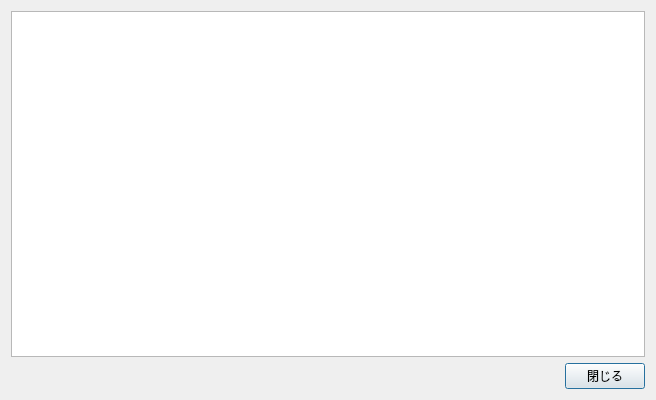
<?xml version="1.0" encoding="UTF-8"?>
<ui version="4.0">
 <class>About</class>
 <widget class="QDialog" name="About">
  <property name="geometry">
   <rect>
    <x>0</x>
    <y>0</y>
    <width>656</width>
    <height>400</height>
   </rect>
  </property>
  <property name="windowTitle">
   <string>Dialog</string>
  </property>
  <layout class="QVBoxLayout" name="verticalLayout" stretch="1,0">
   <item>
    <layout class="QGridLayout" name="gridLayout">
     <item row="0" column="0">
      <widget class="QTextBrowser" name="textBrowser"/>
     </item>
    </layout>
   </item>
   <item>
    <layout class="QHBoxLayout" name="horizontalLayout">
     <item>
      <spacer name="horizontalSpacer">
       <property name="orientation">
        <enum>Qt::Orientation::Horizontal</enum>
       </property>
       <property name="sizeHint" stdset="0">
        <size>
         <width>40</width>
         <height>20</height>
        </size>
       </property>
      </spacer>
     </item>
     <item>
      <widget class="QPushButton" name="pushButton">
       <property name="text">
        <string>閉じる</string>
       </property>
      </widget>
     </item>
    </layout>
   </item>
  </layout>
 </widget>
 <resources/>
 <connections>
  <connection>
   <sender>pushButton</sender>
   <signal>clicked()</signal>
   <receiver>About</receiver>
   <slot>reject()</slot>
   <hints>
    <hint type="sourcelabel">
     <x>453</x>
     <y>358</y>
    </hint>
    <hint type="destinationlabel">
     <x>131</x>
     <y>89</y>
    </hint>
   </hints>
  </connection>
 </connections>
</ui>
